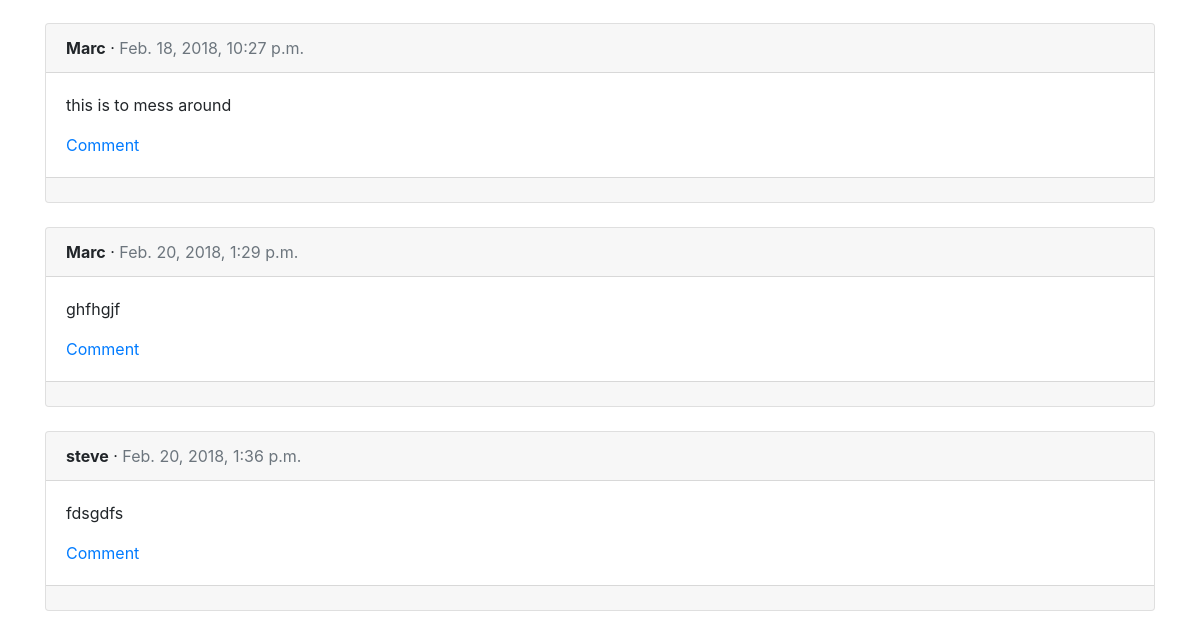
The app's page /posts/ (signed in, lower part), older data.
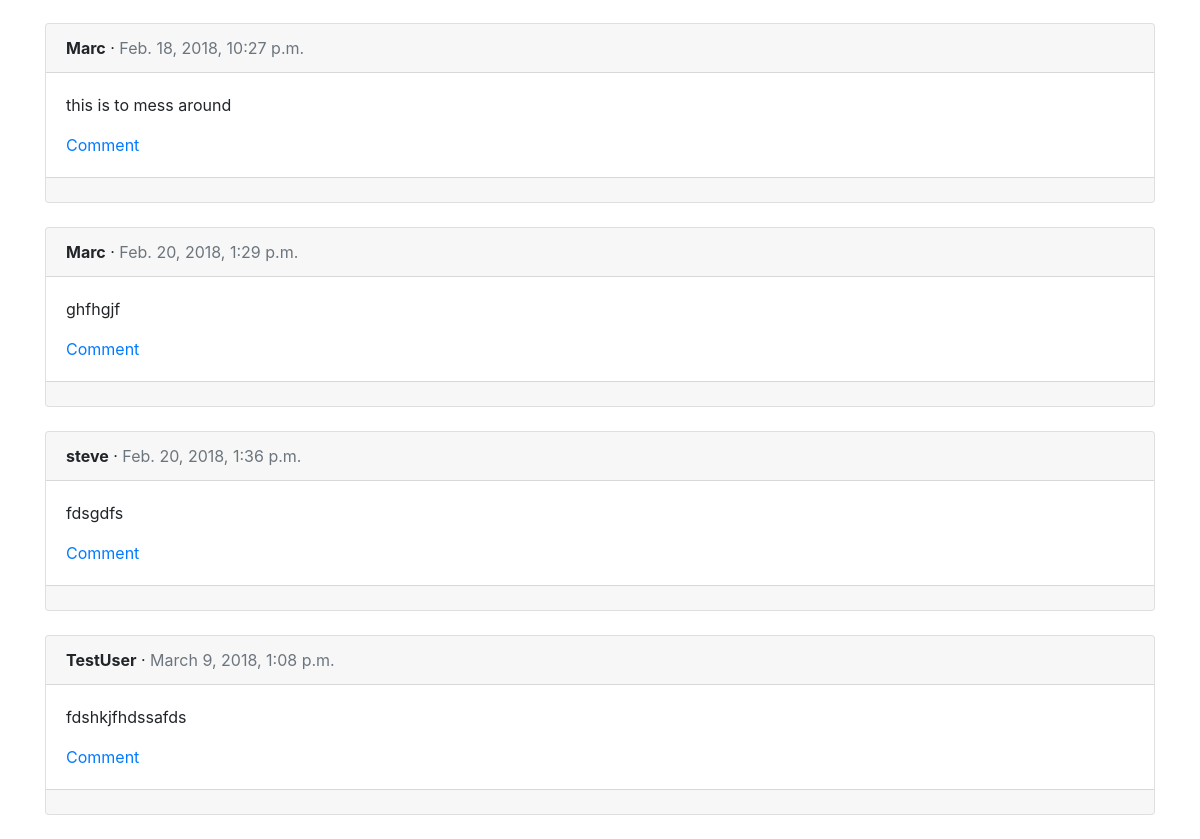
The same page, newer data.
### posts/models.py (models this page shows, shortened)
class Post(models.Model):
    message = models.CharField(max_length=280)
    date = models.DateTimeField(auto_now_add=True)
    author = models.ForeignKey(
        settings.AUTH_USER_MODEL,
        on_delete=models.CASCADE,
    )

### users/models.py (models this page shows)
class CustomUser(AbstractUser):
    objects = CustomUserManager()

### posts/views.py (the view)
# urls.py: path('', views.PostListView.as_view(), name='posts'),#
class PostListView(LoginRequiredMixin, ListView): # new
    model = models.Post
    template_name = 'post_list.html'
    login_url = 'login'

### posts/models.py (called while the page is built)
    def __str__(self):
        return self.comment

### templates/post_list.html (shortened to what this page needs)
{% extends 'base.html' %}
{% block content %}
  {% for post in object_list %}
    <div class="card">
      <div class="card-header">
        <span class="font-weight-bold">{{ post.author }}</span> &middot; <span class="text-muted">{{ post.date }}</span>
      </div>
      <div class="card-body">
        <p>{{ post.message }}</p>
        {% if messages %}
        <a href="{% url 'post_edit' post.pk %}">Edit</a> | <a href="{% url 'post_delete' post.pk %}">Delete</a>
        {% else %}
            <a href="{% url 'post_edit' post.pk %}">Comment</a>
        {% endif %}
      </div>
      <div class="card-footer">
      </div>
    </div>
    <br />
  {% endfor %}
{% endblock content %}

Row changes from the older to the newer data that the page shows:
added Post: author "TestUser", date "March 9, 2018, 1:08 p.m.", message "fdshkjfhdssafds"
